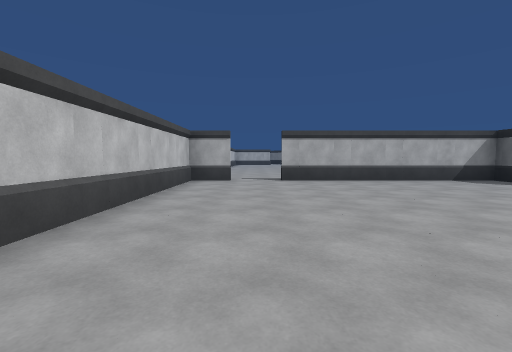
[1] (above)

13 first-person views from a walk through a 3-D level made in the Unity game engine. The camera is 1.3 m above the floor, tilts 4° down and sees 90° across. Doors are open. The floor is counted in squares, 2 m on a side. Each view is taken from the middle of a square. On the plan, view 1 faces up. The plan holds only what a view shows up to about 9 squares ahead; the rest is blank. The place goes on beyond the plan.

[2]
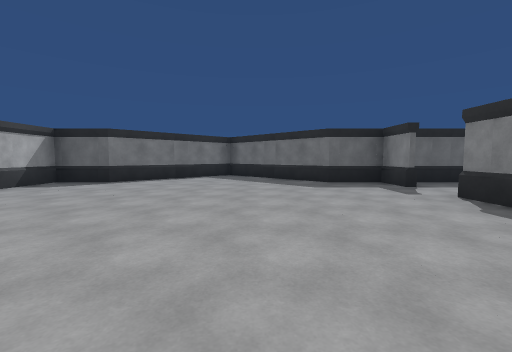

[3]
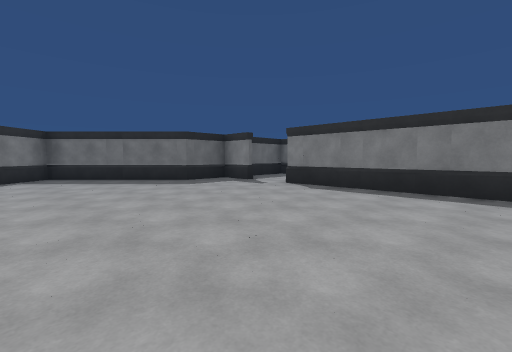

[4]
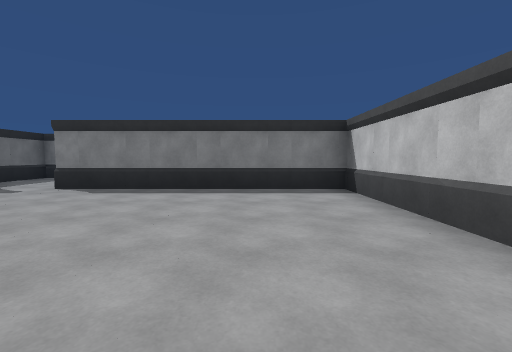

[5]
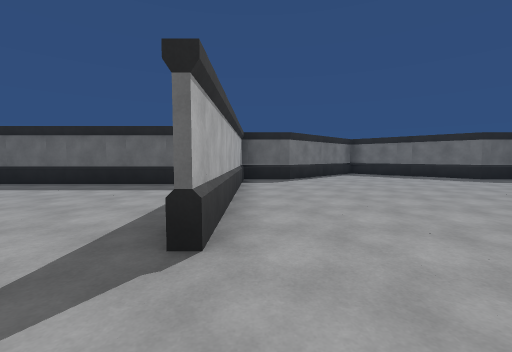

[6]
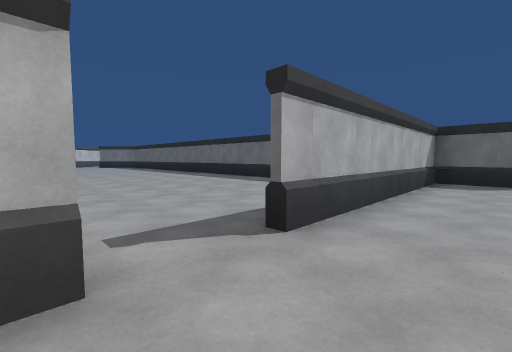

[7]
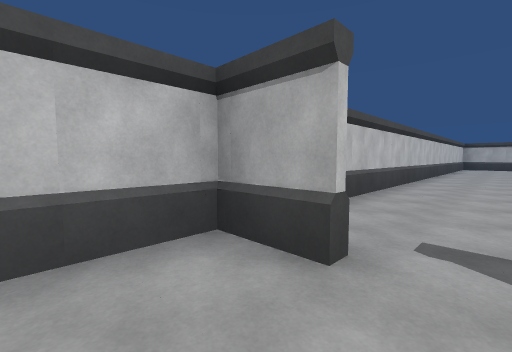

[8]
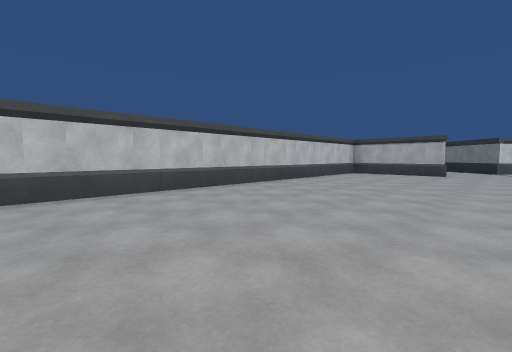

[9]
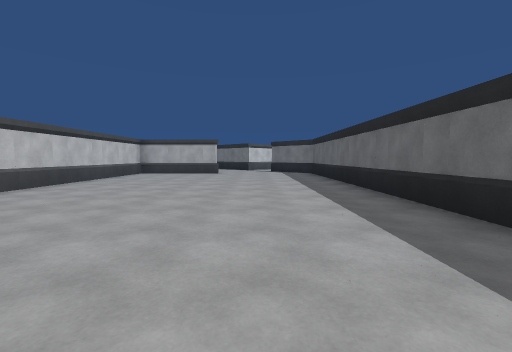

[10]
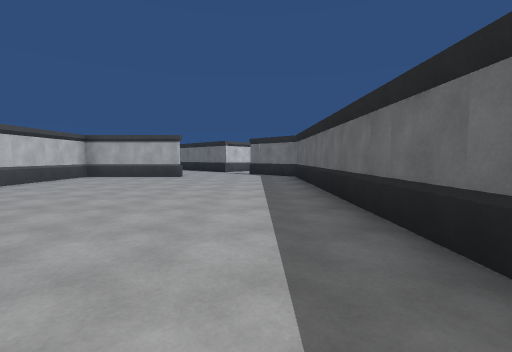

[11]
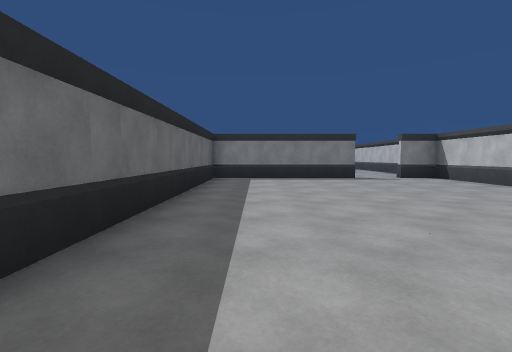

[12]
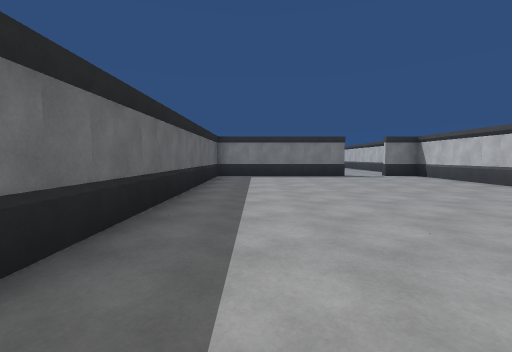

[13]
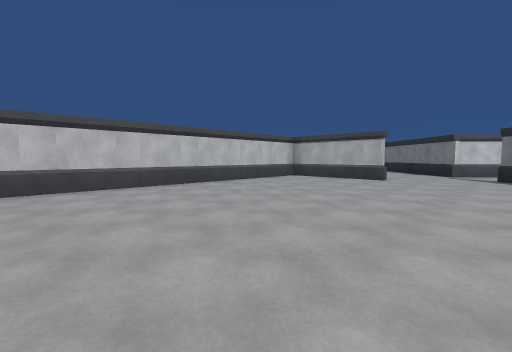

### Floor plan
Ten units are one square. View 1 is at (0, 0); x grows to the right and y downward. Boxes are objects, and circles mark ways between rooms. Rooms are numbered by the first view taken in them; rooms with no view inside come last. Other rooms are left out.
<svg viewBox="-30 -250 140 280">
<path fill="none" stroke="#000" d="M54 -74 8 -74M58 14 68 14M-6 -74 -18 -74M86 -17 95 -25M-15 14 35 14M94 -35 86 -43M-19 -80 -19 5M15 -239 -15 -239M-19 -235 -19 -80M6 -76 54 -76 54 -238M-18 -76 -8 -76"/>
<rect x="-25" y="5" width="10" height="20" fill="#bbb"><title>other object</title></rect>
<rect x="-25" y="-75" width="10" height="10" fill="#bbb"><title>other object</title></rect>
<rect x="35" y="15" width="10" height="10" fill="#bbb"><title>other object</title></rect>
<rect x="55" y="-85" width="10" height="10" fill="#bbb"><title>other object</title></rect>
<rect x="65" y="-5" width="10" height="10" fill="#bbb"><title>other object</title></rect>
<rect x="65" y="-65" width="10" height="10" fill="#bbb"><title>other object</title></rect>
<rect x="65" y="-85" width="10" height="20" fill="#bbb"><title>other object</title></rect>
<rect x="75" y="-15" width="10" height="10" fill="#bbb"><title>other object</title></rect>
<rect x="75" y="-55" width="10" height="10" fill="#bbb"><title>other object</title></rect>
<rect x="95" y="-35" width="10" height="10" fill="#bbb"><title>other object</title></rect>
<circle cx="0" cy="-75" r="3" fill="#2a7"/>
<text x="30" y="-30">1</text>
<text x="20" y="-160">2</text>
</svg>
Room 1 opens to room 2.

Where each view was taken, in squares from view 1:
view 1: 0 up, 0 right, facing up
view 2: 2 up, 0 right, facing right
view 3: 4 up, 0 right, facing down-right
view 4: 4 up, 0 right, facing down
view 5: 7 up, 1 left, facing right
view 6: 6 up, 1 left, facing up-right
view 7: 6 up, 0 right, facing up-left
view 8: 13 up, 3 right, facing up-left
view 9: 13 up, 3 right, facing up
view 10: 15 up, 4 right, facing up
view 11: 16 up, 4 right, facing down
view 12: 17 up, 4 right, facing down
view 13: 16 up, 4 right, facing up-left
